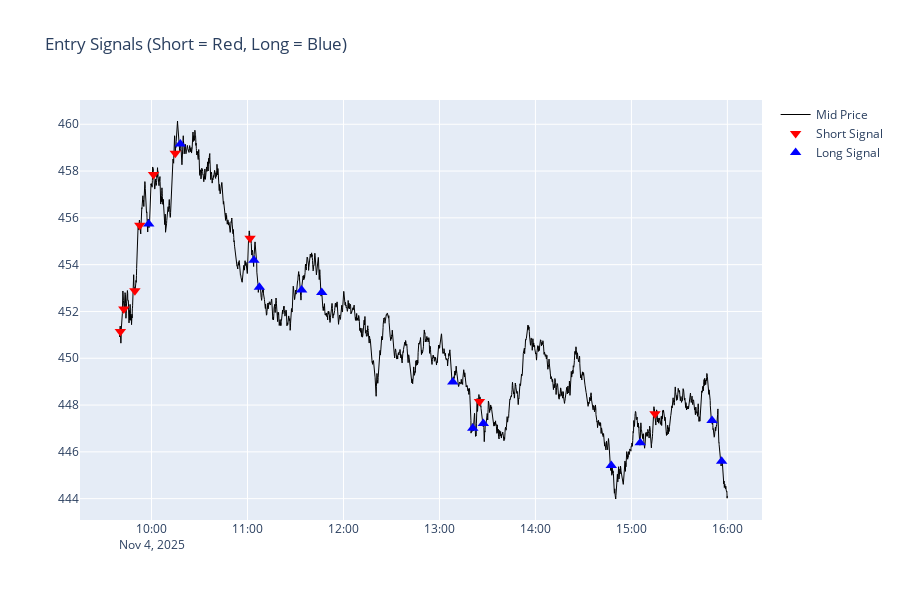

The notebook cell this image was saved under:
### Code cell
fig = go.Figure()

# --- Mid Price ---
fig.add_trace(go.Scatter(
    x=df_day_B.index,
    y=df_day_B['Mid'],
    mode='lines',
    name='Mid Price',
    line=dict(color='black', width=1)
))

# --- SHORT Signals (red) ---
short_idx = df_day_B.index[df_day_B['signal_short'] == 1]
fig.add_trace(go.Scatter(
    x=short_idx,
    y=df_day_B.loc[short_idx, 'Mid'],
    mode='markers',
    name='Short Signal',
    marker=dict(color='red', size=10, symbol='triangle-down')
))

# --- LONG Signals (blue) ---
long_idx = df_day_B.index[df_day_B['signal_long'] == 1]
fig.add_trace(go.Scatter(
    x=long_idx,
    y=df_day_B.loc[long_idx, 'Mid'],
    mode='markers',
    name='Long Signal',
    marker=dict(color='blue', size=10, symbol='triangle-up')
))

fig.update_layout(
    title="Entry Signals (Short = Red, Long = Blue)",
    hovermode="x unified",
    showlegend=True,
    height=600
)

fig.show()

### Figure 1 — Plotly figure (JSON) as saved in the notebook; plotly's stock layout.template omitted (floating-point values rounded to 4 significant figures; data arrays with more than 128 entries replaced by an {"elided": "..."} marker saying what was removed)
{"data": [{"line": {"color": "black", "width": 1}, "mode": "lines", "name": "Mid Price", "type": "scatter", "x": {"elided": "4560 str values"}, "y": {"elided": "4560 float values"}}, {"marker": {"color": "red", "size": 10, "symbol": "triangle-down"}, "mode": "markers", "name": "Short Signal", "type": "scatter", "x": ["2025-11-04T09:40:30-05:00", "2025-11-04T09:42:40-05:00", "2025-11-04T09:49:35-05:00", "2025-11-04T09:52:40-05:00", "2025-11-04T10:01:15-05:00", "2025-11-04T10:14:50-05:00", "2025-11-04T11:01:35-05:00", "2025-11-04T13:25:00-05:00", "2025-11-04T15:14:45-05:00"], "y": [451.1, 452.1, 452.9, 455.7, 457.9, 458.8, 455.1, 448.1, 447.6]}, {"marker": {"color": "blue", "size": 10, "symbol": "triangle-up"}, "mode": "markers", "name": "Long Signal", "type": "scatter", "x": ["2025-11-04T09:58:15-05:00", "2025-11-04T10:18:00-05:00", "2025-11-04T11:04:00-05:00", "2025-11-04T11:07:25-05:00", "2025-11-04T11:33:50-05:00", "2025-11-04T11:46:25-05:00", "2025-11-04T13:08:20-05:00", "2025-11-04T13:20:50-05:00", "2025-11-04T13:27:25-05:00", "2025-11-04T14:47:25-05:00", "2025-11-04T15:05:30-05:00", "2025-11-04T15:50:25-05:00", "2025-11-04T15:56:25-05:00"], "y": [455.7, 459.2, 454.2, 453.0, 452.9, 452.8, 449.0, 447.0, 447.2, 445.4, 446.4, 447.3, 445.6]}], "layout": {"height": 600, "hovermode": "x unified", "showlegend": true, "title": {"text": "Entry Signals (Short = Red, Long = Blue)"}}}
